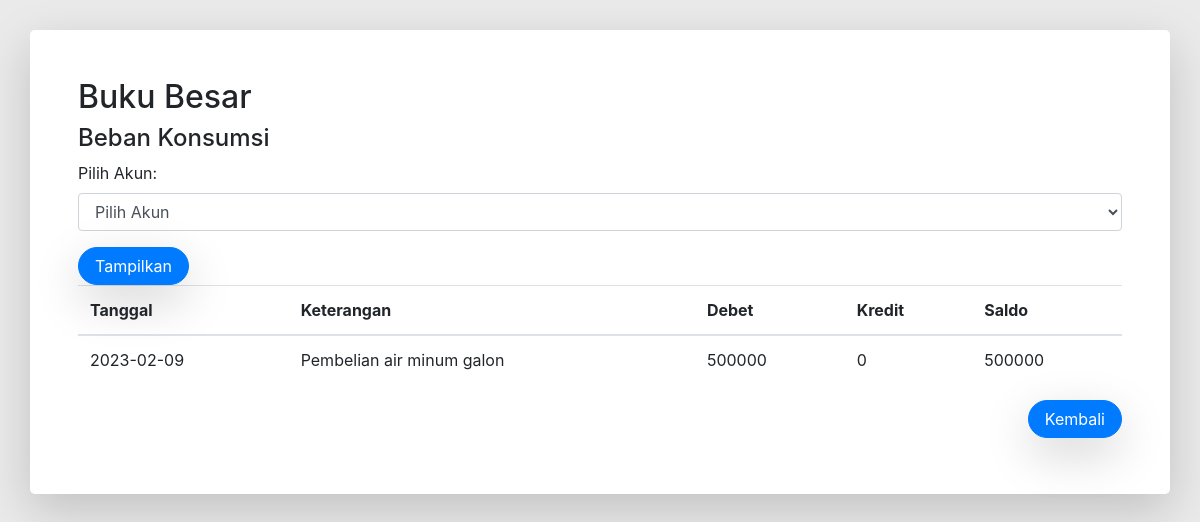
Page /buku_besar.php?selectedAccount=Beban Konsumsi on the committed database.
### tables this page shows
CREATE TABLE `table_transaksi` (
  `no_transaksi` int(11) NOT NULL,
  `tanggal` date NOT NULL,
  `nama_transaksi` text NOT NULL,
  `akun_debet` varchar(30) NOT NULL,
  `akun_kredit` varchar(30) NOT NULL,
  `nominal` int(11) NOT NULL
);

### buku_besar.php (the view, shortened to what this page needs)
<!DOCTYPE html>
<html lang="en">
<head>
  <link rel="stylesheet" href="https://stackpath.bootstrapcdn.com/bootstrap/4.5.2/css/bootstrap.min.css">
</head>
<body>
  <div class="container bg-white rounded-lg p-5 shadow-lg">
    <div class="">
      <h2>Buku Besar</h2>
      <?php
      if (isset($_GET['selectedAccount']) && !empty($_GET['selectedAccount'])) {
          echo '<h4>' . $_GET['selectedAccount'] . '</h4>';
      }
      ?>
    </div>
    <form method="GET">
      <div class="form-group">
        <label for="selectAkun">Pilih Akun:</label>
        <select class="form-control" id="selectAkun" name="selectedAccount">
          <option value="">Pilih Akun</option>
          <?php
          $connection = mysqli_connect('localhost', 'root', '', 'aplikasiakuntansi');
          ?>
        </select>
      </div>
      <button type="submit" class="btn btn-primary rounded-pill px-3 shadow-lg">Tampilkan</button>
    </form>
    <?php
    if (isset($_GET['selectedAccount']) && !empty($_GET['selectedAccount'])) {
        $selectedAccount = $_GET['selectedAccount'];
        $query_buku_besar = "SELECT tanggal, nama_transaksi,
                                    CASE WHEN akun_debet = '$selectedAccount' THEN nominal ELSE 0 END AS debet,
                                    CASE WHEN akun_kredit = '$selectedAccount' THEN nominal ELSE 0 END AS kredit
                                    FROM table_transaksi
                                    WHERE akun_debet = '$selectedAccount' OR akun_kredit = '$selectedAccount'";
        $result_buku_besar = mysqli_query($connection, $query_buku_besar);
        echo '<table class="table">
                <thead>
                  <tr>
                    <th scope="col">Tanggal</th>
                    <th scope="col">Keterangan</th>
                    <th scope="col">Debet</th>
                    <th scope="col">Kredit</th>
                    <th scope="col">Saldo</th>
                  </tr>
                </thead>
                <tbody>';
        $saldo = 0;
        while ($row_buku_besar = mysqli_fetch_assoc($result_buku_besar)) {
            $saldo += $row_buku_besar['debet'] - $row_buku_besar['kredit'];
            $saldo_positif = abs($saldo);
            echo "<tr>";
            echo "<td>" . $row_buku_besar['tanggal'] . "</td>";
            echo "<td>" . $row_buku_besar['nama_transaksi'] . "</td>";
            echo "<td>" . $row_buku_besar['debet'] . "</td>";
            echo "<td>" . $row_buku_besar['kredit'] . "</td>";
            echo "<td>" . $saldo_positif . "</td>";
            echo "</tr>";
        }
        echo '</tbody></table>';
    }
    ?>
    <div class="text-right mb-2">
      <a href="index.php" class="btn btn-primary rounded-pill px-3 shadow-lg">Kembali</a>
    </div>
  </div>
</body>
</html>

### buku_besar.php (style rules this page uses)
body { padding-top: 30px; background: #eaeaea; }

### rows in the picture
table_transaksi: tanggal "2023-02-09", nama_transaksi "Pembelian air minum galon", debet "500000", kredit "0", saldo_positif "500000"

### other values in the picture
$_GET['selectedAccount'] "Beban Konsumsi"
